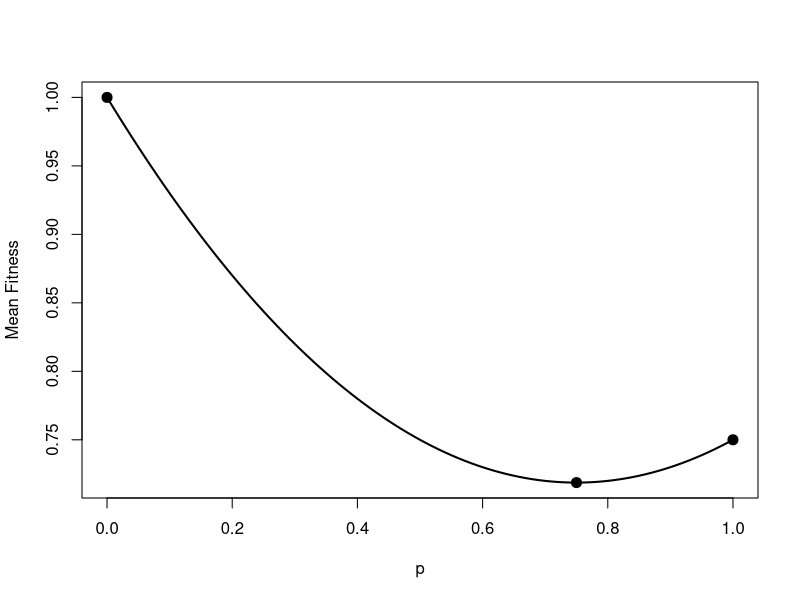
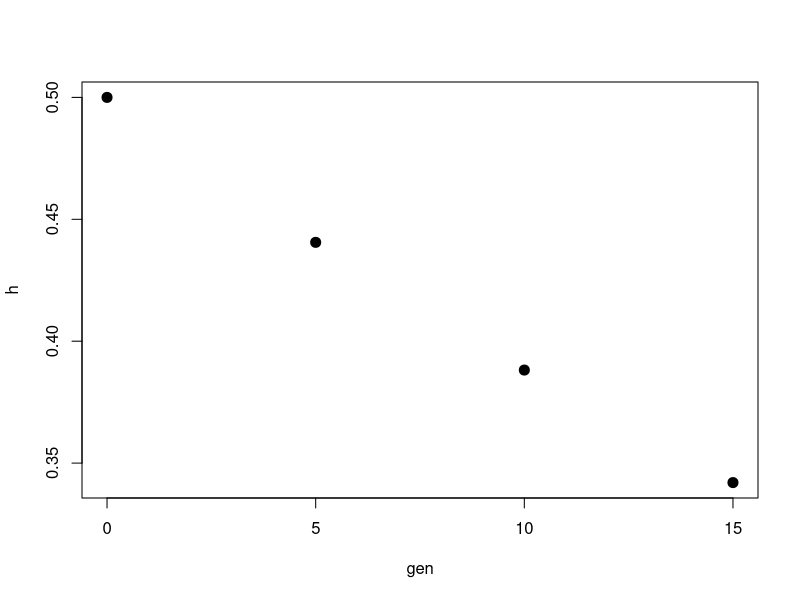

Here is the R script that generated these plots, in order:
## ---- chunk 1
#| include: false
library(tidyverse)

w_bar <- function(p, w11, w12, w22){
  q <- 1-p
  
  p^2*w11 + 2*p*q*w12 + q^2*w22
}

p_prime <- function(p, w11, w12, w22){
  q <- 1-p
  (p/w_bar(p, w11, w12, w22))*(p*w11 + q*w12)
}
## ---- chunk 2
#| echo: false

d <- read.csv("q1.csv")
d %>% 
  group_by(genotype) %>% 
  summarise(prop.survive = mean(survive)) %>% 
  mutate(rel.fit = prop.survive/max(prop.survive))
  
## ---- chunk 3
#| echo: false
phat <- (1 - .625)/(.75 + 1 - 2*.625)
curve(w_bar(x, .75, .625, 1), xlab = "p", ylab = "Mean Fitness", lwd = 2)
points(c(1, w_bar(phat, .75, .625, 1), .75) ~ c(0, phat, 1), pch = 20, cex = 2)
## ---- chunk 4
#| echo: false
d <- read.csv("q2.csv")
d %>% 
  group_by(genotype) %>% 
  summarise(prop.survive = mean(survive)) %>% 
  mutate(rel.fit = prop.survive/max(prop.survive))
## ---- chunk 5
#| echo: false
d <- read.csv("q3.csv")
d %>% 
  group_by(population) %>% 
  summarise(p = sum(genotype)/(2*n()))
## ---- chunk 6
.5*(1-1/40)^(c(5,10,15))
## ---- chunk 7
#| echo: false
h <- c(.5,.5*(1-1/40)^(c(5,10,15)))
gen <- c(0,5,10,15)
plot(h ~ gen, pch = 20, cex = 2)
## ---- chunk 8
#| echo: false
d <- read.csv("q6.csv")

d %>% 
  group_by(genotype) %>% 
  summarise(prop.survive = mean(survive)) %>% 
  mutate(rel.fit = prop.survive/max(prop.survive))
## ---- chunk 9
(1-.03)*.8 + .03*0
## ---- chunk 10
.8^2*1 + 2*.8*.2*.889 + .2^2*.667
## ---- chunk 11
.776^2*1 + 2*.776*.224*.889 + .224^2*.667
